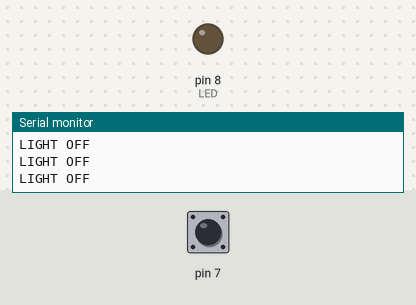
The sketch below on a simulated Arduino Uno, built with avr-gcc and run on an emulated ATmega328P. On the bench: output pins drawn as LEDs (lit = HIGH), the last lines printed to the serial monitor. Dashed ring = blinking. The test bench sets the inputs (shaded band); at power-on: pin 7 HIGH.

Above: at 1.2 s.
1.3 s: pin 7 pulled LOW for 0.15 s
At 1.38 s:
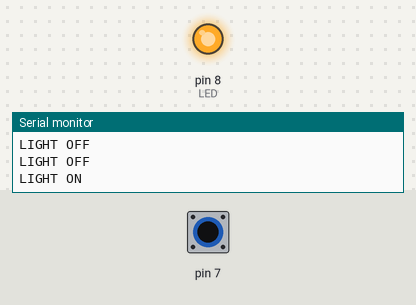
2.9 s: pin 7 pulled LOW for 1 s
At 4.6 s:
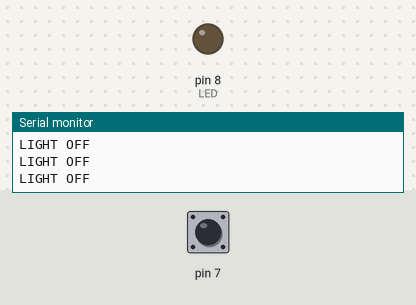
6.9 s: pin 7 pulled LOW for 3.2 s
At 7.2 s:
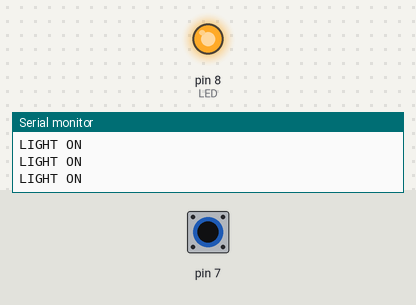
11.6 s: pin 7 pulsed LOW 2 times (0.12 s each, 0.3 s apart)
At 11.96 s:
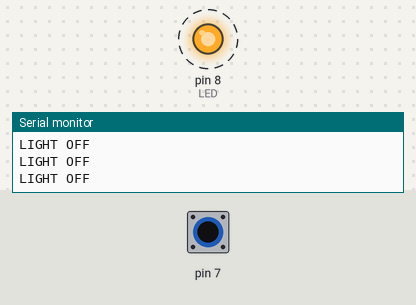
15.2 s: pin 7 pulsed LOW 5 times (0.12 s each, 0.3 s apart)
At 17.2 s:
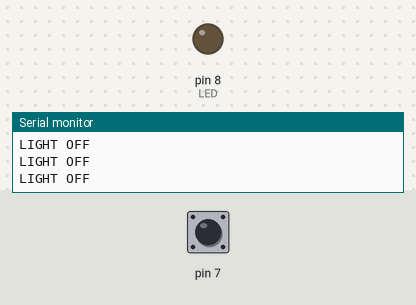
Timing chart, 0 to 18.7 s (numbered marks = the images above; inputs shaded):
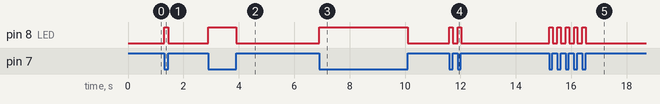

The sketch:

ldr-digital-1-sensor.ino
```cpp
void setup() {

pinMode(8,OUTPUT);//LED
pinMode(7,INPUT);
digitalWrite(7,HIGH);
Serial.begin(9600);

}

void loop() {
  if(digitalRead(7)==LOW){
    digitalWrite(8,HIGH);
    Serial.println("LIGHT ON");
  }
  else{
    digitalWrite(8,LOW);
    Serial.println("LIGHT OFF");
  }
}
```

Measured:
- after the input at 1.3 s, pin 8 (LED): LOW → HIGH at once, → LOW 0.15 s later
- after the input at 2.9 s, pin 8 (LED): LOW → HIGH at once, → LOW 1.0 s later
- after the input at 6.9 s, pin 8 (LED): LOW → HIGH at once, → LOW 3.2 s later
- after the input at 11.6 s, pin 8 (LED): alternates HIGH for 0.12 s and LOW for 0.18 s, 4 changes in all, then stays LOW, starting at once
- after the input at 15.2 s, pin 8 (LED): alternates HIGH for 0.12 s and LOW for 0.18 s, 10 changes in all, then stays LOW, starting at once
